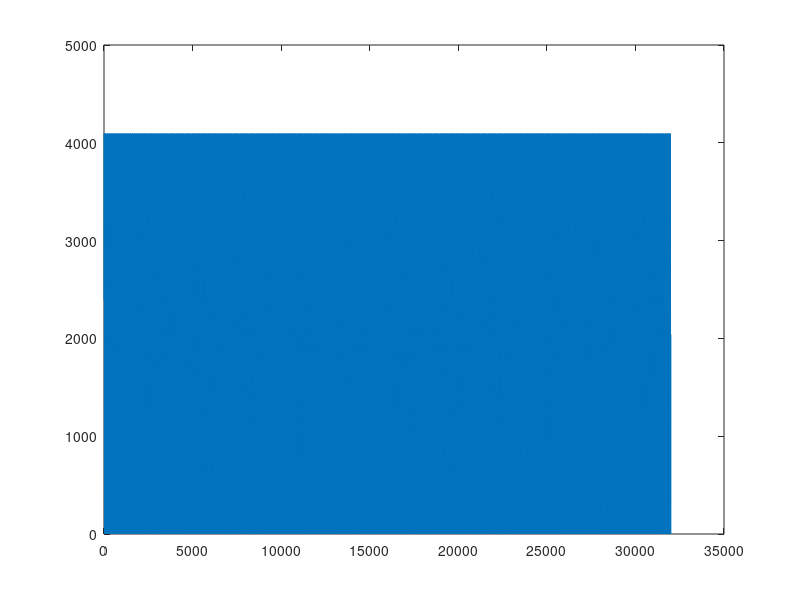

Source code (MATLAB):
clear;
clc;
close all;

pi = 3.14159;
sampleTime = 2;
frequency = 440;
sineWave = zeros(16000 * sampleTime, 1);

for i = 1 : 32000
    rad=2*pi*frequency*i/16000;
    sineWave(i) = (sin(rad) + 1) * 2048;
end
% 
% for i = 1 : 32000
%     rad=2*pi*frequency*i;
%     sineWave(i) = sin(rad);
% end

plot(sineWave);